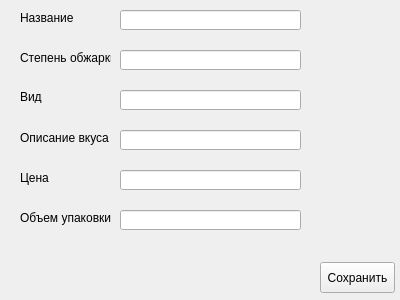
<?xml version="1.0" encoding="UTF-8"?>
<ui version="4.0">
 <class>Form</class>
 <widget class="QWidget" name="Form">
  <property name="geometry">
   <rect>
    <x>0</x>
    <y>0</y>
    <width>400</width>
    <height>300</height>
   </rect>
  </property>
  <property name="windowTitle">
   <string>Form</string>
  </property>
  <widget class="QLineEdit" name="lineEdit">
   <property name="geometry">
    <rect>
     <x>120</x>
     <y>10</y>
     <width>181</width>
     <height>20</height>
    </rect>
   </property>
  </widget>
  <widget class="QLineEdit" name="lineEdit_2">
   <property name="geometry">
    <rect>
     <x>120</x>
     <y>50</y>
     <width>181</width>
     <height>20</height>
    </rect>
   </property>
  </widget>
  <widget class="QLineEdit" name="lineEdit_3">
   <property name="geometry">
    <rect>
     <x>120</x>
     <y>90</y>
     <width>181</width>
     <height>20</height>
    </rect>
   </property>
  </widget>
  <widget class="QLineEdit" name="lineEdit_4">
   <property name="geometry">
    <rect>
     <x>120</x>
     <y>130</y>
     <width>181</width>
     <height>20</height>
    </rect>
   </property>
  </widget>
  <widget class="QLineEdit" name="lineEdit_5">
   <property name="geometry">
    <rect>
     <x>120</x>
     <y>170</y>
     <width>181</width>
     <height>20</height>
    </rect>
   </property>
  </widget>
  <widget class="QLineEdit" name="lineEdit_6">
   <property name="geometry">
    <rect>
     <x>120</x>
     <y>210</y>
     <width>181</width>
     <height>20</height>
    </rect>
   </property>
  </widget>
  <widget class="QPushButton" name="pushButton">
   <property name="geometry">
    <rect>
     <x>320</x>
     <y>262</y>
     <width>75</width>
     <height>31</height>
    </rect>
   </property>
   <property name="text">
    <string>Сохранить</string>
   </property>
  </widget>
  <widget class="QLabel" name="label">
   <property name="geometry">
    <rect>
     <x>20</x>
     <y>10</y>
     <width>71</width>
     <height>16</height>
    </rect>
   </property>
   <property name="text">
    <string>Название</string>
   </property>
  </widget>
  <widget class="QLabel" name="label_2">
   <property name="geometry">
    <rect>
     <x>20</x>
     <y>50</y>
     <width>91</width>
     <height>16</height>
    </rect>
   </property>
   <property name="text">
    <string>Степень обжарки</string>
   </property>
  </widget>
  <widget class="QLabel" name="label_3">
   <property name="geometry">
    <rect>
     <x>20</x>
     <y>90</y>
     <width>47</width>
     <height>13</height>
    </rect>
   </property>
   <property name="text">
    <string>Вид</string>
   </property>
  </widget>
  <widget class="QLabel" name="label_4">
   <property name="geometry">
    <rect>
     <x>20</x>
     <y>130</y>
     <width>101</width>
     <height>16</height>
    </rect>
   </property>
   <property name="text">
    <string>Описание вкуса</string>
   </property>
  </widget>
  <widget class="QLabel" name="label_5">
   <property name="geometry">
    <rect>
     <x>20</x>
     <y>170</y>
     <width>71</width>
     <height>16</height>
    </rect>
   </property>
   <property name="text">
    <string>Цена</string>
   </property>
  </widget>
  <widget class="QLabel" name="label_6">
   <property name="geometry">
    <rect>
     <x>20</x>
     <y>210</y>
     <width>91</width>
     <height>16</height>
    </rect>
   </property>
   <property name="text">
    <string>Объем упаковки</string>
   </property>
  </widget>
  <widget class="QLabel" name="label_7">
   <property name="geometry">
    <rect>
     <x>20</x>
     <y>280</y>
     <width>241</width>
     <height>16</height>
    </rect>
   </property>
   <property name="text">
    <string> </string>
   </property>
  </widget>
 </widget>
 <resources/>
 <connections/>
</ui>
